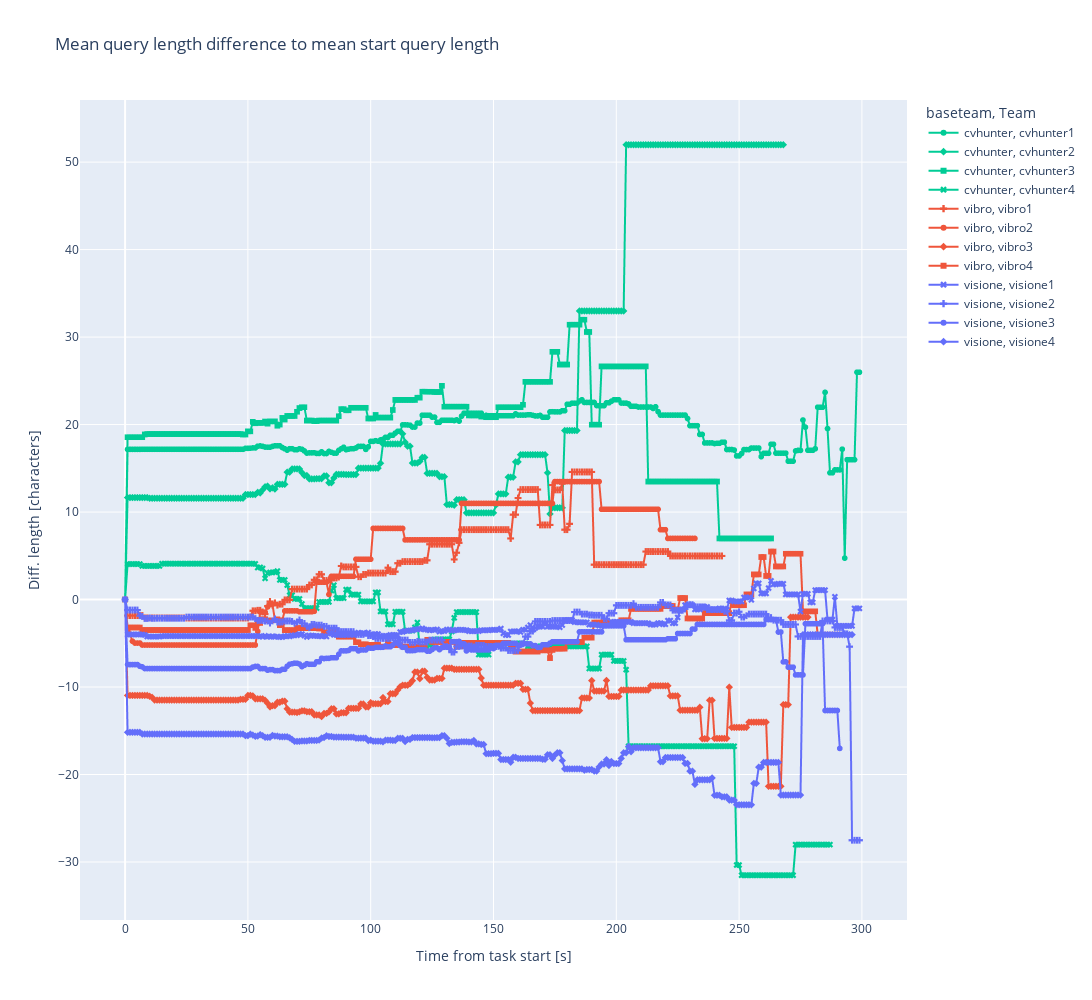

Notebook code cell kept with this figure:
### Code cell
# get mean start query length
mean_ql = float(sum([len(ele) for ele in list(predefinedqueries.values())])) / len(predefinedqueries.keys())
plot_query_length(querychanges,mean_ql)

### Figure 1 — Plotly figure (JSON) as saved in the notebook; plotly's stock layout.template omitted (floating-point values rounded to 4 significant figures; data arrays with more than 128 entries replaced by an {"elided": "..."} marker saying what was removed)
{"data": [{"hovertemplate": "baseteam=cvhunter<br>Team=cvhunter1<br>Time from task start [s]=%{x}<br>Diff. length [characters]=%{y}<extra></extra>", "legendgroup": "cvhunter, cvhunter1", "line": {"color": "#00CC96", "dash": "solid"}, "marker": {"symbol": "circle"}, "mode": "markers+lines", "name": "cvhunter, cvhunter1", "showlegend": true, "type": "scattergl", "x": {"elided": "301 int values"}, "xaxis": "x", "y": {"elided": "301 float values"}, "yaxis": "y"}, {"hovertemplate": "baseteam=cvhunter<br>Team=cvhunter2<br>Time from task start [s]=%{x}<br>Diff. length [characters]=%{y}<extra></extra>", "legendgroup": "cvhunter, cvhunter2", "line": {"color": "#00CC96", "dash": "solid"}, "marker": {"symbol": "diamond"}, "mode": "markers+lines", "name": "cvhunter, cvhunter2", "showlegend": true, "type": "scattergl", "x": {"elided": "301 int values"}, "xaxis": "x", "y": {"elided": "301 float values"}, "yaxis": "y"}, {"hovertemplate": "baseteam=cvhunter<br>Team=cvhunter3<br>Time from task start [s]=%{x}<br>Diff. length [characters]=%{y}<extra></extra>", "legendgroup": "cvhunter, cvhunter3", "line": {"color": "#00CC96", "dash": "solid"}, "marker": {"symbol": "square"}, "mode": "markers+lines", "name": "cvhunter, cvhunter3", "showlegend": true, "type": "scattergl", "x": {"elided": "301 int values"}, "xaxis": "x", "y": {"elided": "301 float values"}, "yaxis": "y"}, {"hovertemplate": "baseteam=cvhunter<br>Team=cvhunter4<br>Time from task start [s]=%{x}<br>Diff. length [characters]=%{y}<extra></extra>", "legendgroup": "cvhunter, cvhunter4", "line": {"color": "#00CC96", "dash": "solid"}, "marker": {"symbol": "x"}, "mode": "markers+lines", "name": "cvhunter, cvhunter4", "showlegend": true, "type": "scattergl", "x": {"elided": "301 int values"}, "xaxis": "x", "y": {"elided": "301 float values"}, "yaxis": "y"}, {"hovertemplate": "baseteam=vibro<br>Team=vibro1<br>Time from task start [s]=%{x}<br>Diff. length [characters]=%{y}<extra></extra>", "legendgroup": "vibro, vibro1", "line": {"color": "#EF553B", "dash": "solid"}, "marker": {"symbol": "cross"}, "mode": "markers+lines", "name": "vibro, vibro1", "showlegend": true, "type": "scattergl", "x": {"elided": "301 int values"}, "xaxis": "x", "y": {"elided": "301 float values"}, "yaxis": "y"}, {"hovertemplate": "baseteam=vibro<br>Team=vibro2<br>Time from task start [s]=%{x}<br>Diff. length [characters]=%{y}<extra></extra>", "legendgroup": "vibro, vibro2", "line": {"color": "#EF553B", "dash": "solid"}, "marker": {"symbol": "circle"}, "mode": "markers+lines", "name": "vibro, vibro2", "showlegend": true, "type": "scattergl", "x": {"elided": "301 int values"}, "xaxis": "x", "y": {"elided": "301 float values"}, "yaxis": "y"}, {"hovertemplate": "baseteam=vibro<br>Team=vibro3<br>Time from task start [s]=%{x}<br>Diff. length [characters]=%{y}<extra></extra>", "legendgroup": "vibro, vibro3", "line": {"color": "#EF553B", "dash": "solid"}, "marker": {"symbol": "diamond"}, "mode": "markers+lines", "name": "vibro, vibro3", "showlegend": true, "type": "scattergl", "x": {"elided": "301 int values"}, "xaxis": "x", "y": {"elided": "301 float values"}, "yaxis": "y"}, {"hovertemplate": "baseteam=vibro<br>Team=vibro4<br>Time from task start [s]=%{x}<br>Diff. length [characters]=%{y}<extra></extra>", "legendgroup": "vibro, vibro4", "line": {"color": "#EF553B", "dash": "solid"}, "marker": {"symbol": "square"}, "mode": "markers+lines", "name": "vibro, vibro4", "showlegend": true, "type": "scattergl", "x": {"elided": "301 int values"}, "xaxis": "x", "y": {"elided": "301 float values"}, "yaxis": "y"}, {"hovertemplate": "baseteam=visione<br>Team=visione1<br>Time from task start [s]=%{x}<br>Diff. length [characters]=%{y}<extra></extra>", "legendgroup": "visione, visione1", "line": {"color": "#636EFA", "dash": "solid"}, "marker": {"symbol": "x"}, "mode": "markers+lines", "name": "visione, visione1", "showlegend": true, "type": "scattergl", "x": {"elided": "301 int values"}, "xaxis": "x", "y": {"elided": "301 float values"}, "yaxis": "y"}, {"hovertemplate": "baseteam=visione<br>Team=visione2<br>Time from task start [s]=%{x}<br>Diff. length [characters]=%{y}<extra></extra>", "legendgroup": "visione, visione2", "line": {"color": "#636EFA", "dash": "solid"}, "marker": {"symbol": "cross"}, "mode": "markers+lines", "name": "visione, visione2", "showlegend": true, "type": "scattergl", "x": {"elided": "301 int values"}, "xaxis": "x", "y": {"elided": "301 float values"}, "yaxis": "y"}, {"hovertemplate": "baseteam=visione<br>Team=visione3<br>Time from task start [s]=%{x}<br>Diff. length [characters]=%{y}<extra></extra>", "legendgroup": "visione, visione3", "line": {"color": "#636EFA", "dash": "solid"}, "marker": {"symbol": "circle"}, "mode": "markers+lines", "name": "visione, visione3", "showlegend": true, "type": "scattergl", "x": {"elided": "301 int values"}, "xaxis": "x", "y": {"elided": "301 float values"}, "yaxis": "y"}, {"hovertemplate": "baseteam=visione<br>Team=visione4<br>Time from task start [s]=%{x}<br>Diff. length [characters]=%{y}<extra></extra>", "legendgroup": "visione, visione4", "line": {"color": "#636EFA", "dash": "solid"}, "marker": {"symbol": "diamond"}, "mode": "markers+lines", "name": "visione, visione4", "showlegend": true, "type": "scattergl", "x": {"elided": "301 int values"}, "xaxis": "x", "y": {"elided": "301 float values"}, "yaxis": "y"}], "layout": {"height": 1000, "legend": {"title": {"text": "baseteam, Team"}, "tracegroupgap": 0}, "title": {"text": "Mean query length difference to mean start query length"}, "width": 1600, "xaxis": {"anchor": "y", "autorange": true, "domain": [0, 1], "range": [-17.74, 317.7], "title": {"text": "Time from task start [s]"}, "type": "linear"}, "yaxis": {"anchor": "x", "autorange": true, "domain": [0, 1], "range": [-36.63, 57.1], "title": {"text": "Diff. length [characters]"}, "type": "linear"}}}
